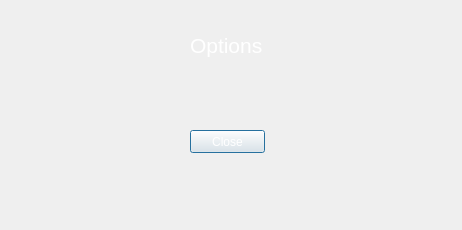
<?xml version="1.0" encoding="UTF-8"?>
<ui version="4.0">
 <class>OptionsDialog</class>
 <widget class="QDialog" name="OptionsDialog">
  <property name="geometry">
   <rect>
    <x>0</x>
    <y>0</y>
    <width>462</width>
    <height>230</height>
   </rect>
  </property>
  <property name="windowTitle">
   <string>Dialog</string>
  </property>
  <property name="styleSheet">
   <string notr="true">background-image: url(:/images/background.png);</string>
  </property>
  <widget class="QLabel" name="label">
   <property name="geometry">
    <rect>
     <x>190</x>
     <y>30</y>
     <width>81</width>
     <height>31</height>
    </rect>
   </property>
   <property name="font">
    <font>
     <pointsize>16</pointsize>
    </font>
   </property>
   <property name="styleSheet">
    <string notr="true">color: rgb(255, 255, 255);</string>
   </property>
   <property name="text">
    <string>Options</string>
   </property>
  </widget>
  <widget class="QPushButton" name="pushButton">
   <property name="geometry">
    <rect>
     <x>190</x>
     <y>130</y>
     <width>75</width>
     <height>23</height>
    </rect>
   </property>
   <property name="styleSheet">
    <string notr="true">color: rgb(255, 255, 255);</string>
   </property>
   <property name="text">
    <string>Close</string>
   </property>
  </widget>
 </widget>
 <resources/>
 <connections/>
</ui>
